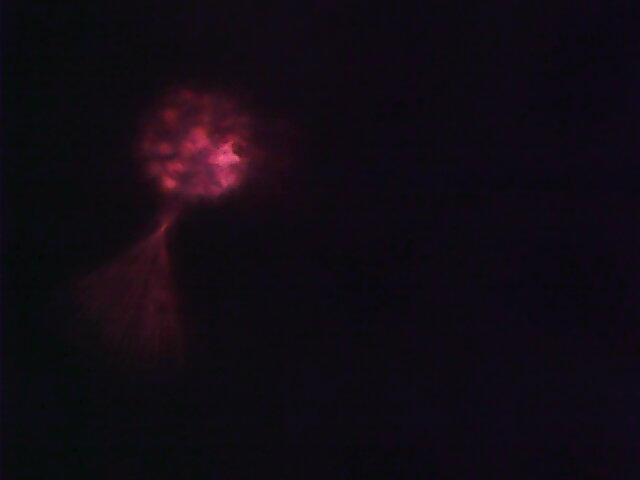
#> input picture old/Software/tests/BlobDetector/laser.jpg, 640 x 480 px
$ python blob.py   (older library calls are emulated)
#> lines starting #> are read from the running program, lines starting #| are printed output that depends on the picture
#!/usr/bin/python

# Standard imports
import cv2
import numpy as np

# Read image
im = cv2.bitwise_not(cv2.imread("laser.jpg", cv2.IMREAD_GRAYSCALE))
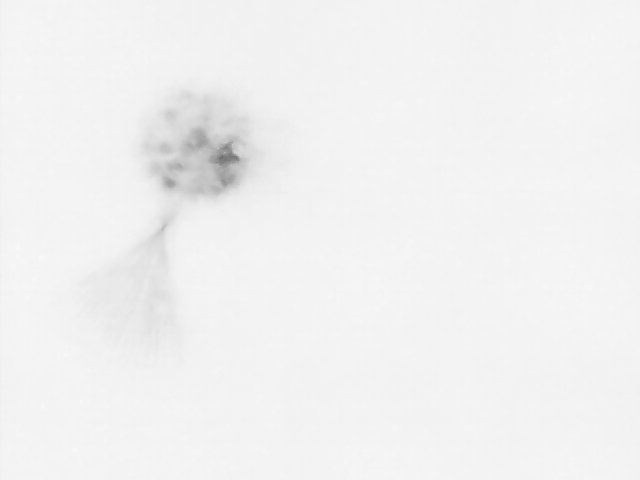
#> im: shape (480, 640); min 111, max 249, mean 241.2
#im = (cv2.imread("laser.jpg", cv2.IMREAD_GRAYSCALE))

# Setup SimpleBlobDetector parameters.
params = cv2.SimpleBlobDetector_Params()

# Change thresholds
params.minThreshold = 0
params.maxThreshold = 255


# Filter by Area.
params.filterByArea = False
params.minArea = 1500

# Filter by Circularity
params.filterByCircularity = False
params.minCircularity = 0.1

# Filter by Convexity
params.filterByConvexity = False
params.minConvexity = 0.87

# Filter by Inertia
params.filterByInertia = False
params.minInertiaRatio = 0.01

# Create a detector with the parameters
ver = (cv2.__version__).split('.')
if int(ver[0]) < 3 :
	detector = cv2.SimpleBlobDetector(params)
else :
	detector = cv2.SimpleBlobDetector_create(params)


# Detect blobs.
keypoints = detector.detect(im)
#> keypoints = 9 keypoints; (x, y, size): (214, 163, 41.2), (162, 229, 12.7), (201, 142, 12.7), (169, 182, 11), (176, 166, 7.3), (225, 180, 3.6), (240, 142, 3.3), (236, 154, 2.2), (226, 145, 2.2)

# Draw detected blobs as red circles.
# cv2.DRAW_MATCHES_FLAGS_DRAW_RICH_KEYPOINTS ensures
# the size of the circle corresponds to the size of blob

im_with_keypoints = cv2.drawKeypoints(im, keypoints, np.array([]), (0,0,255), cv2.DRAW_MATCHES_FLAGS_DRAW_RICH_KEYPOINTS)

# Show blobs
cv2.imshow("Keypoints", im_with_keypoints)
cv2.waitKey(0)
